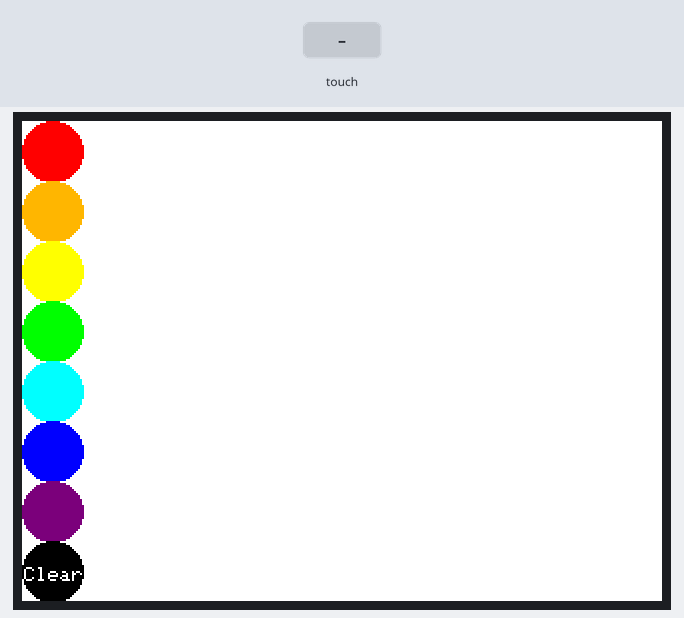
Bench run of a program on a simulated ESP32. Parts: 320×240 colour display. Inputs (shaded band) come from the test bench.

Above: at 1.4 s.
1.5 s: touch panel pressed at 13 % / 10 % of its raw x / y range
3.0 s: touch panel pressed at 38 % / 10 % of its raw x / y range
Timing chart, 0 to 6.0 s (numbered marks = the images above; inputs shaded):
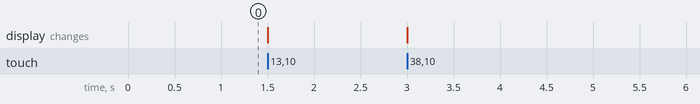

The program:

main.cpp
```cpp
#include <Arduino.h>

#ifdef TEST_TFT
#include "SPI.h"
#include "TFT_eSPI.h"
TFT_eSPI tft = TFT_eSPI();
#endif

#ifdef TEST_TFT_TOUCH_IRQ
#include <XPT2046_Touchscreen.h>
XPT2046_Touchscreen ts(PIN_TFT_TOUCH, PIN_TFT_TOUCH_IRQ);
#else
#ifdef PIN_TFT_TOUCH
#include <XPT2046_Touchscreen.h>
XPT2046_Touchscreen ts(PIN_TFT_TOUCH);
#endif

// Calibration values
#define TOUCH_MIN_X 236
#define TOUCH_MAX_X 3927
#define TOUCH_MIN_Y 394
#define TOUCH_MAX_Y 3706

#endif

uint32_t currentColor = 0xF000;

#define COLORS_COUNT 8
#define CELL_SIZE (TFT_WIDTH / COLORS_COUNT)
uint16_t colors[COLORS_COUNT] = {TFT_RED, TFT_ORANGE, TFT_YELLOW, TFT_GREEN, TFT_CYAN, TFT_BLUE, TFT_PURPLE, TFT_BLACK};

void drawButtons()
{
  for (uint8_t i = 0; i < COLORS_COUNT; i++)
  {
    tft.fillCircle(CELL_SIZE / 2, CELL_SIZE / 2 + CELL_SIZE * i, CELL_SIZE / 2, colors[i]);
  }
  tft.setCursor(1, tft.height() - CELL_SIZE / 2 - 2);
  tft.setTextColor(TFT_WHITE);
  tft.setTextSize(1);
  tft.println("Clear");
}

void setup()
{
  Serial.begin(SERIAL_BAUD);

#ifdef TEST_TFT
  tft.init();
  tft.setRotation(TFT_ROTATION);
  tft.fillScreen(TFT_WHITE);
  drawButtons();
#endif

#ifdef TEST_TFT_TOUCH
  ts.begin();
  ts.setRotation(TFT_ROTATION);
#endif
}

void buttonPressed(int i)
{
  Serial.printf("Button #%d pressed\n", i);
  drawButtons();
  if (i < 7)
  {
    tft.drawCircle(CELL_SIZE / 2, CELL_SIZE / 2 + CELL_SIZE * i, CELL_SIZE / 2, TFT_BLACK);
    currentColor = colors[i];
  }
  else
  {
    tft.fillRect(CELL_SIZE, 0, tft.width(), tft.height(), TFT_WHITE);
  }
}

int lastX = -1;
int lastY = -1;

// int min_x = 500;
// int max_x = 0;
// int min_y = 500;
// int max_y = 0;

void loop()
{
  int x = 0;
  int y = 0;

  bool istouched = ts.tirqTouched() && ts.touched();
  if (istouched)
  {
    TS_Point p = ts.getPoint();

    x = map(p.x, TOUCH_MIN_X, TOUCH_MAX_X, 0, tft.width());
    y = map(p.y, TOUCH_MIN_Y, TOUCH_MAX_Y, 0, tft.height());

    // Serial.printf("TFT Touched: %d, %d\n", x, y);
    // if (x < min_x)
    //   min_x = x;
    // if (x > max_x)
    //   max_x = x;
    // if (y < min_y)
    //   min_y = y;
    // if (y > max_y)
    //   max_y = y;

    if (lastX == -1)
    {
      if (x < CELL_SIZE)
        buttonPressed(y / CELL_SIZE);
    }
    else
      tft.drawLine(lastX, lastY, x, y, currentColor);
    lastX = x;
    lastY = y;
  }
  else
  {
    lastX = -1;
    lastY = -1;
  }
}
```
